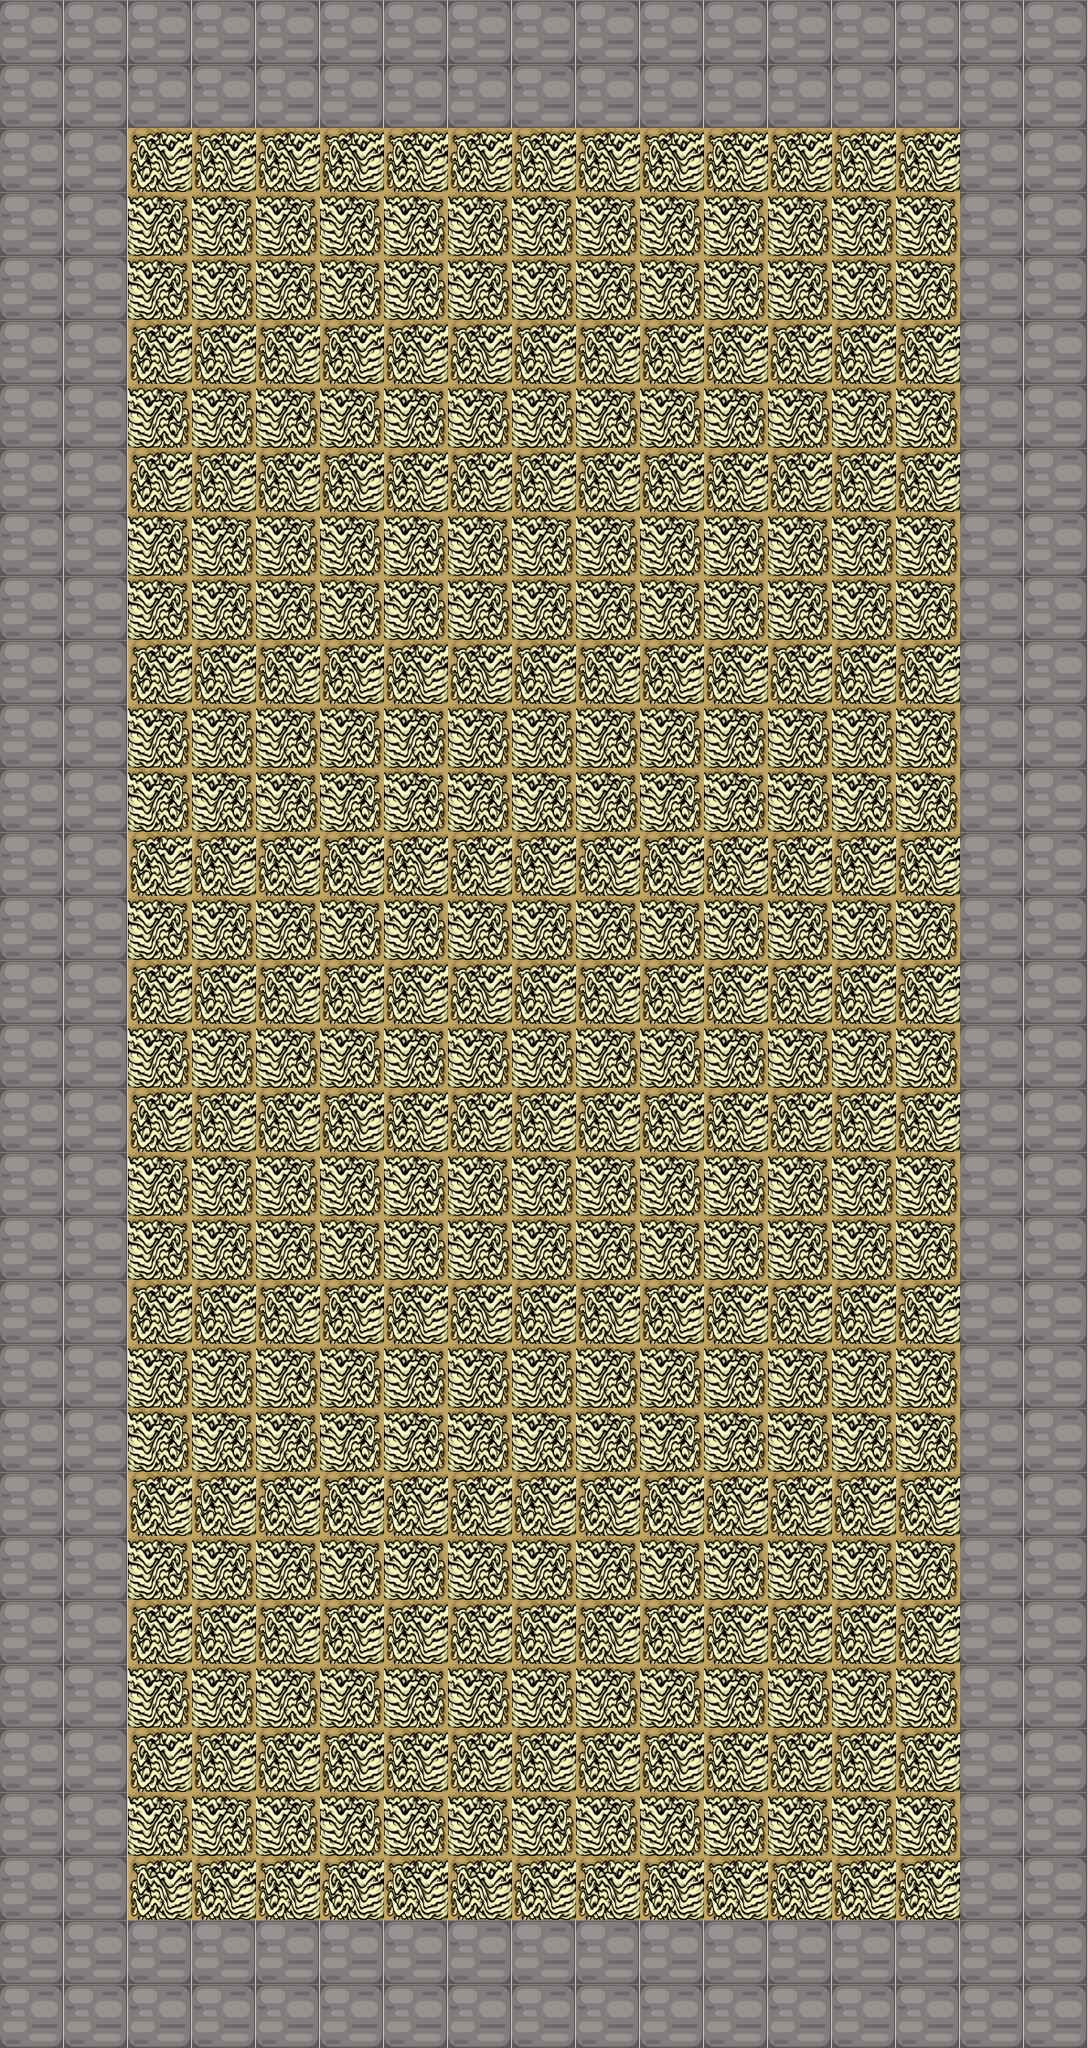

A 2D game scene composited from a Tiled map and its tileset images. What follows is a short description and the map's XML, with each tile layer's data collapsed to a summary:
An orthogonal 17x32 tile map with 70x70 px tiles, 2 tile layers (bkgnd, World), 4 hidden layers not drawn, 5 tilesets.

<map version="1.2" tiledversion="1.2.3" orientation="orthogonal" renderorder="right-down" width="17" height="32" tilewidth="70" tileheight="70" infinite="0" backgroundcolor="#000000" nextlayerid="83" nextobjectid="31">
 <tileset firstgid="1" name="tiles4" tilewidth="70" tileheight="70" tilecount="16" columns="4">
  <image source="tile_sheet_files/tiles4.png" width="280" height="280" />
 </tileset>
 <tileset firstgid="17" name="coin" tilewidth="70" tileheight="70" tilecount="1" columns="1">
  <image source="../items/coinGold.png" width="70" height="70" />
 </tileset>
 <tileset firstgid="18" name="tiles2" tilewidth="70" tileheight="70" tilecount="16" columns="4">
  <image source="tile_sheet_files/tiles2.png" width="280" height="280" />
 </tileset>
 <tileset firstgid="34" name="tiles" tilewidth="70" tileheight="70" tilecount="16" columns="4">
  <image source="tile_sheet_files/tiles.png" width="280" height="280" />
 </tileset>
 <tileset firstgid="50" name="tiles3" tilewidth="70" tileheight="70" tilecount="16" columns="4">
  <image source="tile_sheet_files/tiles3.png" width="280" height="280" />
 </tileset>
 <layer id="77" name="bkgnd" width="17" height="32">
  <data>[544 cells, 421 non-empty, 2 distinct tile ids]</data>
 </layer>
 <layer id="78" name="bkgnd3" width="17" height="32" visible="0">
  <data>[544 cells, 22 non-empty, 1 distinct tile ids]</data>
 </layer>
 <layer id="79" name="bkgnd2" width="17" height="32" visible="0">
  <data>[544 cells, 65 non-empty, 3 distinct tile ids]</data>
 </layer>
 <layer id="80" name="World" width="17" height="32">
  <data>[544 cells, 180 non-empty, 1 distinct tile ids]</data>
 </layer>
 <layer id="81" name="Coins" width="17" height="32" visible="0">
  <data>[544 cells, 15 non-empty, 1 distinct tile ids]</data>
 </layer>
 <layer id="82" name="Macaroni" width="17" height="32" visible="0">
  <data>[544 cells, 0 non-empty, 0 distinct tile ids]</data>
 </layer>
</map>
